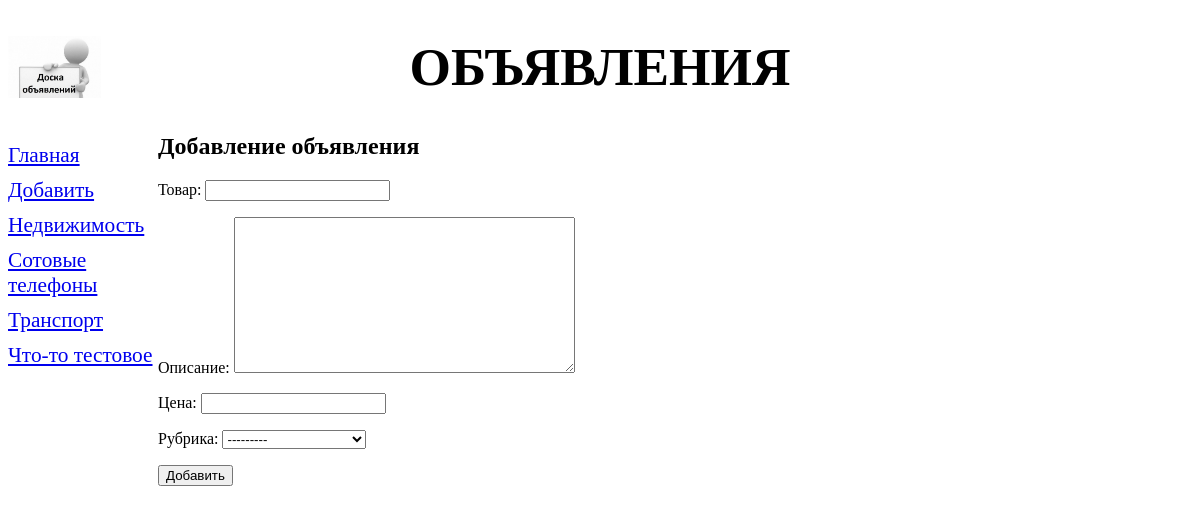
Screenshot of /add/ with the database file from the repository.
### bboard/models.py (models this page shows)
class Rubric(models.Model):
	name = models.CharField(max_length=20, db_index=True, verbose_name="Название")
	def __str__(self):
		return self.name
	class Meta:
		verbose_name_plural = "Рубрики"
		verbose_name = "Рубрика"
		ordering = ['name']

### bboard/views.py (the view)
# urls.py: path('add/', BbCreateView.as_view(), name='add'),
class BbCreateView(CreateView):
	template_name = 'bboard/create.html'
	form_class = BbForm
	success_url = reverse_lazy('index')
	def get_context_data(self, **kwargs):
		context = super().get_context_data(**kwargs)
		context['rubrics'] = Rubric.objects.all()
		return context

### bboard/forms.py
class BbForm(ModelForm):
	class Meta:
		model = Bb
		fields = ('title', 'content', 'price', 'rubric')

### bboard/templates/bboard/create.html (shortened to what this page needs)
{% extends "layout/basic.html" %}
{% block content %}
<h2>Добавление объявления</h2>
<form method="post">
  {{ form.as_p }}
  <input type="submit" value="Добавить">
</form>
{% endblock %}

### bboard/templates/layout/basic.html (shortened to what this page needs)
{% load static %}
<!DOCTYPE html>
<html>
<head>
    <link rel="stylesheet" type="text/css" href="{% static 'bboard/style.css' %}">
</head>
<body>
<header>
  <h1>Объявления</h1>
</header>
<nav>
  <a href="{% url 'index' %}">Главная</a>
  <a href="{% url 'add' %}">Добавить</a>
  {% for rubric in rubrics %}
  <a href="{% url 'by_rubric' rubric.pk %}">{{ rubric.name }}</a>
  {% endfor %}
</nav>
<section>
  {% block content %}
  {% endblock %}
</section>
</body>
</html>

### bboard/static/bboard/style.css (style rules this page uses)
header h1 { font-size: 40pt; text-transform: uppercase; text-align: center; background: url("bg.jpeg") left / auto 100% no-repeat; }
nav { font-size: 16pt; width: 150px; float: left; }
nav a { display: block; margin: 10px 0px; }
section { margin-left: 150px; }

### rows the page displays
Rubric: name "Недвижимость"
Rubric: name "Сотовые телефоны"
Rubric: name "Транспорт"
Rubric: name "Что-то тестовое"
